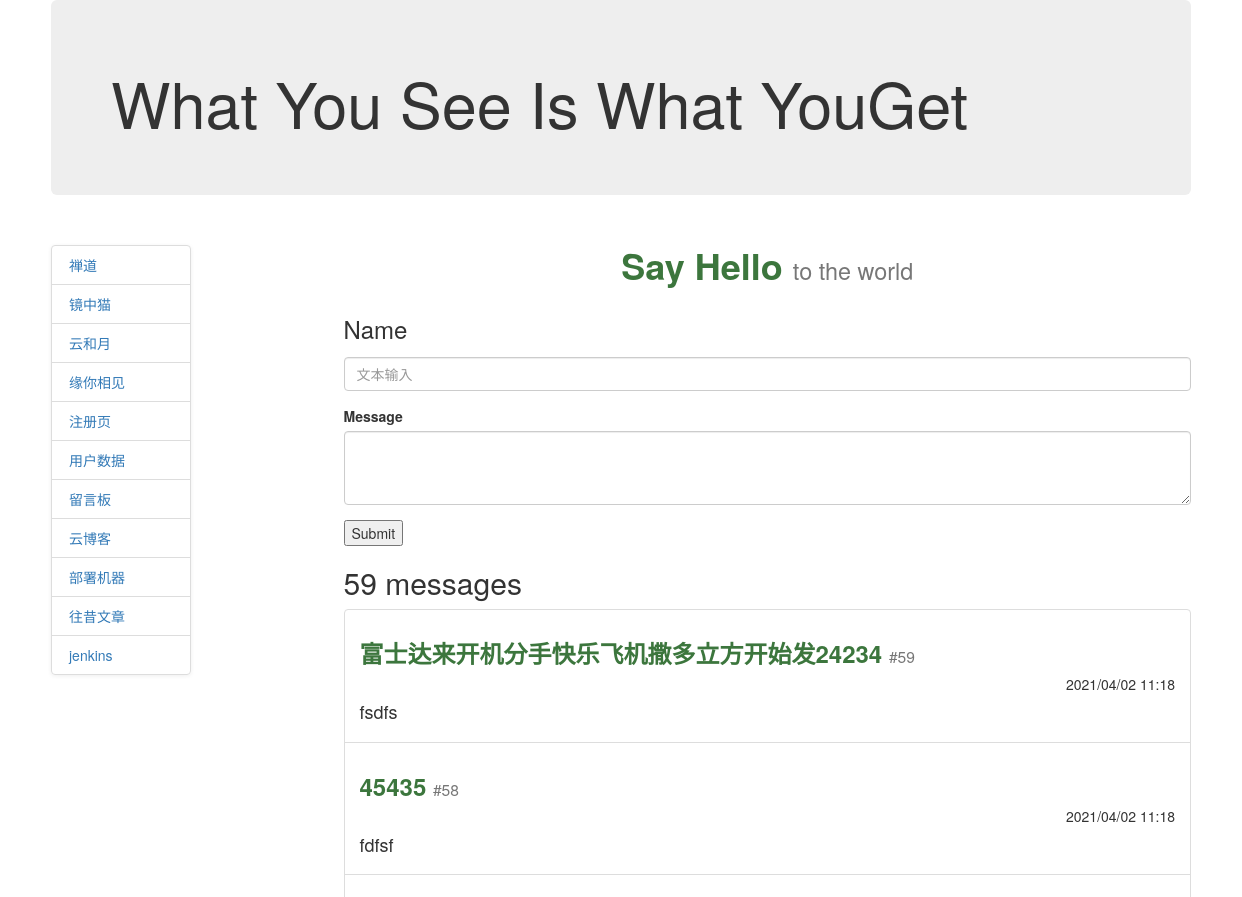
Page /message/messagelist (upper part) on the earlier database version.
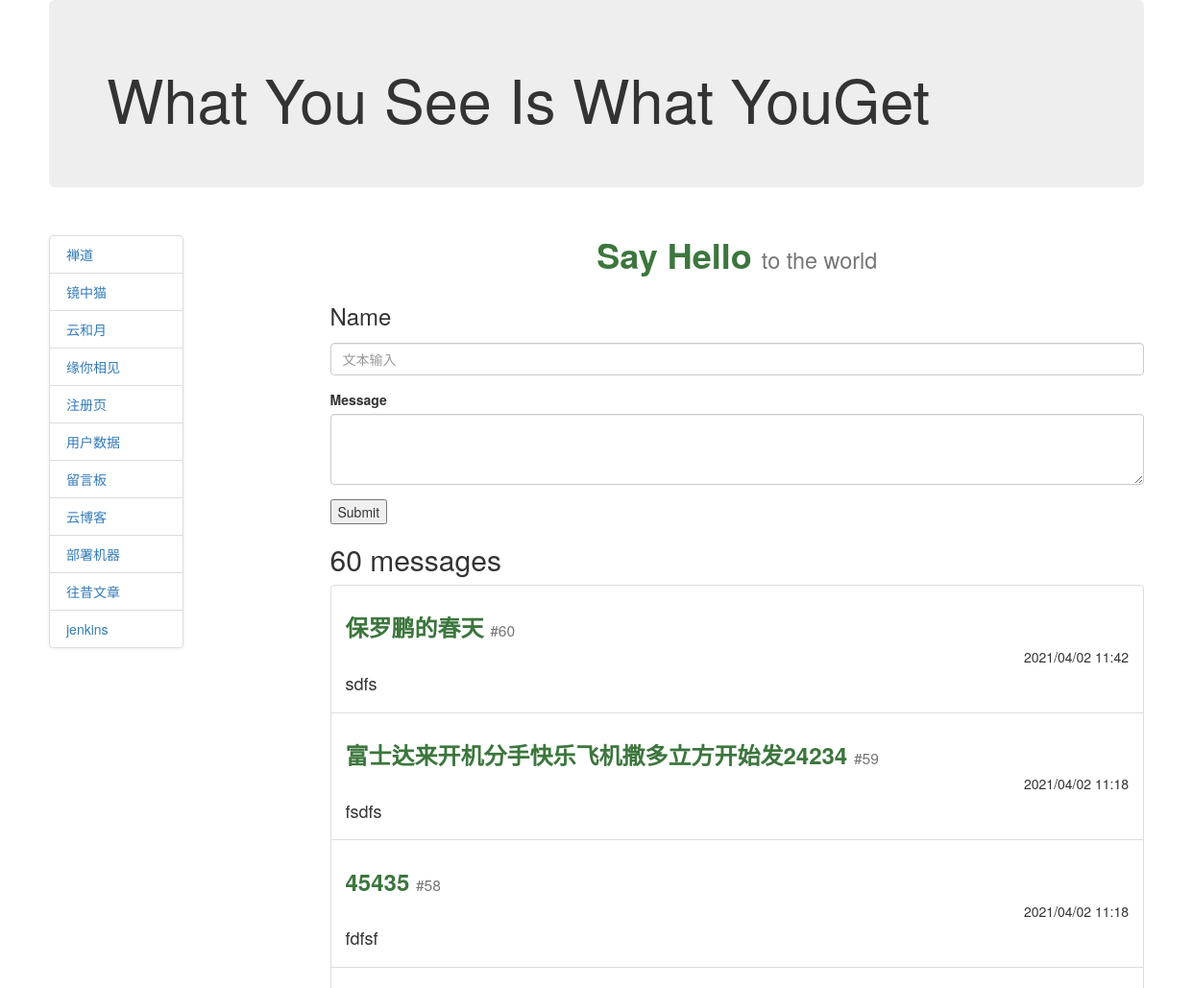
Same page on the later database version.
### models.py (models this page shows)
class Message(db.Model):
    id = db.Column(db.Integer, primary_key=True)
    author = db.Column(db.String(20))
    author_text = db.Column(db.String(200))
    timestamp = db.Column(db.DateTime, default=datetime.now, index=True)

### views/messages/messages.py (the view)
@message_app.route("/messagelist", methods=['get', 'post'])
def messageList():
    messages = Message.query.order_by(Message.timestamp.desc()).all()
    return render_template("board-item/say-hello.html", messages=messages)

### templates/board-item/say-hello.html (shortened to what this page needs)
{% extends 'base02.html' %}
{% block content %}
<div class="nav">
	<h1 class="text-center display-4">
		<a href="#" class="text-success"><strong>Say Hello</strong></a>
		<small class="text-muted sub-title">to the world</small>
	</h1>
</div>
<div class="body">
	<form action="{{ url_for("message_app.sayHello") }}" method="post">
		  <div class="form-group">
			<label><h3>Name</h3></label><br>
				<input type="text" class="form-control" name="author" placeholder="文本输入" required>
			</div>
		  <div class="form-group">
			<label for="name">Message</label><br>
			<textarea class="form-control" name="author-text" rows="3" required></textarea>
		  </div>
		<input type="submit" value="Submit"/>
	</form>
	<h2>{{ messages|length }} messages</h2>
	<ul class="list-group">
		{% for message in messages %}
		<li class="list-group-item">
			<h3>
				<a href="#" class="text-success"><strong>{{ message.author }}</strong></a>
				<small class="text-muted sub-title">#{{ message.id }}</small>
			</h3>
			<h5 class="text-right">{{ message.timestamp.strftime('%Y/%m/%d %H:%M') }} </h5>
			<h4>{{ message.author_text }}</h4>
		</li>
		{% endfor %}
	</ul>
</div>
{% endblock %}

### templates/base02.html (shortened to what this page needs)
<!DOCTYPE html>
<html>
<head>
<link rel="stylesheet" href="http://cdn.static.runoob.com/libs/bootstrap/3.3.7/css/bootstrap.min.css">
</head>
<body data-spy="scroll" data-target="#myScrollspy">
<div class="container">
   <div class="jumbotron">
        <h1>What You See Is What YouGet</h1>
    </div>
    <div class="row">
        <div class="col-xs-3" id="myScrollspy">
            <ul class="nav nav-tabs nav-stacked" data-spy="affix" data-offset-top="125">
				<li><a href="{{ url_for("zen") }}">禅道</a></li>
				<li><a href="{{ url_for("crystal") }}">镜中猫</a></li>
				<li><a href="{{ url_for("sun") }}">云和月</a></li>
				<li><a href="{{ url_for("form") }}">缘你相见</a></li>
				<li><a href="{{ url_for("user_app.register") }}">注册页</a></li>
				<li><a href="{{ url_for("user_app.userList") }}">用户数据</a></li>
                <li><a href="{{ url_for("message_app.messageList") }}">留言板</a></li>
                <li><a href="{{ url_for("blog_app.blogList") }}">云博客</a></li>
				<li><a href="http://8.135.10.27:5000">部署机器</a></li>
				<li><a href="https://blog.csdn.net/LiXueFu727224204">往昔文章</a></li>
				<li><a href="http://1.15.50.20:8080/">jenkins</a></li>
            </ul>
        </div>
        <div class="col-xs-9">
			{% block content %}{% endblock %}
        </div>
    </div>
</div>
</body>
</html>

### templates/base02.html (style rules this page uses)
ul.nav-tabs { width: 140px; margin-top: 20px; border-radius: 4px; border: 1px solid #ddd; box-shadow: 0 1px 4px rgba(0, 0, 0, 0.067); }
ul.nav-tabs li { margin: 0; border-top: 1px solid #ddd; }
ul.nav-tabs li:first-child { border-top: none; }
ul.nav-tabs li a { margin: 0; padding: 8px 16px; border-radius: 0; }
ul.nav-tabs li:first-child a { border-radius: 4px 4px 0 0; }
ul.nav-tabs li:last-child a { border-radius: 0 0 4px 4px; }

Differences in the rows shown:
added Message: author "保罗鹏的春天", id "60", timestamp "2021/04/02 11:42", author_text "sdfs"
Other differences:
{{ messages|length }}: "59" → "60"
